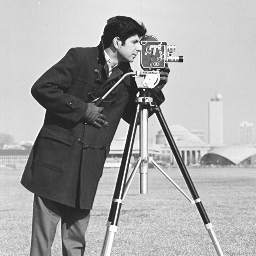
#> input picture TP1 de Laribi Ridha/Images/cameraman.bmp, 256 x 256 px
$ python ex5.py
#> lines starting #> are read from the running program, lines starting #| are printed output that depends on the picture
# TP1_Exo5.py
import cv2
import numpy as np
import matplotlib.pyplot as plt

im1 = cv2.imread("Images/cameraman.bmp", cv2.IMREAD_GRAYSCALE)
#> im1 is the input picture: shape (256, 256); min 22, max 255, mean 166.9

im2 = cv2.imread("Images/pepper.bmp")
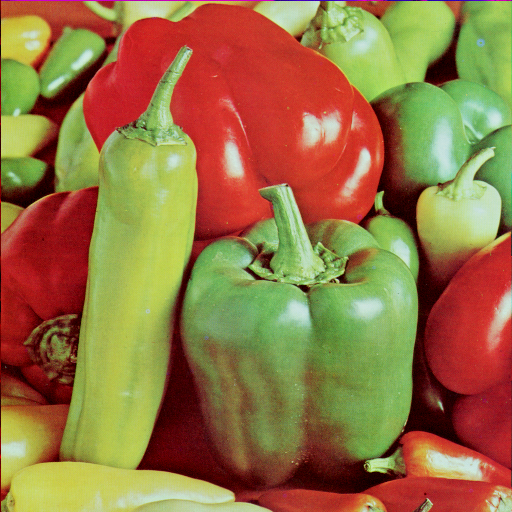
#> input picture TP1 de Laribi Ridha/Images/pepper.bmp, 512 x 512 px
#> im2 is the input picture: shape (512, 512, 3); mean B, G, R 66.5, 115.6, 149.8

#pour l'image en niveaux de gris
hist1 = cv2.calcHist([im1], [0], None, [256], [0, 256])
#> hist1 = 256 values, max 2596 at index 214, min 0 at index 0, mean 256

#pour l'image couleur

hist2_B = cv2.calcHist([im2], [0], None, [256], [0, 256])
#> hist2_B = 256 values, max 14430 at index 0, min 0 at index 230, mean 1024
hist2_G = cv2.calcHist([im2], [1], None, [256], [0, 256])
#> hist2_G = 256 values, max 15694 at index 0, min 0 at index 238, mean 1024
hist2_R = cv2.calcHist([im2], [2], None, [256], [0, 256])
#> hist2_R = 256 values, max 3583 at index 198, min 0 at index 2, mean 1024

plt.figure(" Histograms")


plt.subplot(2, 1, 1)
plt.plot(hist1, color='black')
plt.title("im1")
plt.xlabel("Gray Level")
plt.ylabel("Frequency")


plt.subplot(2, 1, 2)
plt.plot(hist2_B, color='blue')
plt.plot(hist2_G, color='green')
plt.plot(hist2_R, color='red')
plt.title("im2")
plt.xlabel("RGB Level")
plt.ylabel("Frequency")

plt.tight_layout()
plt.show()
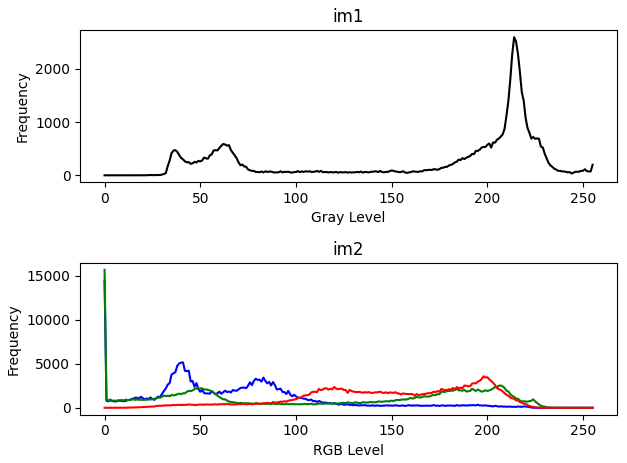
#> figure drawn by matplotlib, 2 panels; panel 1: curve peaks at x = 214, y = 2596; panel 2: curve peaks at x = 0, y = 14430; panel 2: curve peaks at x = 0, y = 15694; panel 2: curve peaks at x = 198, y = 3583

###############################################################################################################
#manuel
#pour l'image en niveaux de gris
histp1 = np.zeros(256, dtype=int)
for pixel in im1.ravel():
    histp1[pixel] += 1
#> this loop made 65536 passes
#> pixel on passes 1 to 3: 210, 212, 213
#> after the loop, histp1 has the same summary as hist1

#pour l'image couleur
histp2_B = np.zeros(256, dtype=int)
histp2_G = np.zeros(256, dtype=int)
histp2_R = np.zeros(256, dtype=int)

for row in im2:
    for pixel in row:
        histp2_B[pixel[0]] += 1
        histp2_G[pixel[1]] += 1
        histp2_R[pixel[2]] += 1
#> after the loop, histp2_B has the same summary as hist2_B; histp2_G has the same summary as hist2_G; histp2_R has the same summary as hist2_R


plt.figure(" Histograms")


plt.subplot(2, 1, 1)
plt.plot(hist1, color='black')
plt.title("im1")
plt.xlabel("Gray Level")
plt.ylabel("Frequency")


plt.subplot(2, 1, 2)
plt.plot(hist2_B, color='blue')
plt.plot(hist2_G, color='green')
plt.plot(hist2_R, color='red')
plt.title("im2")
plt.xlabel(" RGB Level")
plt.ylabel("Frequency")

plt.tight_layout()
plt.show()
#> figure, not shown here; panel 1: curve peaks at x = 214, y = 2596; panel 2: curve peaks at x = 0, y = 14430; panel 2: curve peaks at x = 0, y = 15694; panel 2: curve peaks at x = 198, y = 3583
